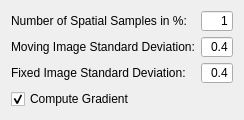
<?xml version="1.0" encoding="UTF-8"?>
<ui version="4.0">
 <class>QmitkMutualInformationMetricControls</class>
 <widget class="QWidget" name="QmitkMutualInformationMetricControls">
  <property name="geometry">
   <rect>
    <x>0</x>
    <y>0</y>
    <width>244</width>
    <height>120</height>
   </rect>
  </property>
  <property name="windowTitle">
   <string>Form</string>
  </property>
  <layout class="QVBoxLayout" name="verticalLayout">
   <item>
    <layout class="QHBoxLayout" name="_31">
     <item>
      <layout class="QVBoxLayout" name="_32">
       <item>
        <widget class="QLabel" name="textLabel7_2">
         <property name="font">
          <font>
           <weight>50</weight>
           <bold>false</bold>
          </font>
         </property>
         <property name="text">
          <string>Number of Spatial Samples in %:</string>
         </property>
         <property name="wordWrap">
          <bool>false</bool>
         </property>
        </widget>
       </item>
       <item>
        <widget class="QLabel" name="textLabel8_2">
         <property name="font">
          <font>
           <weight>50</weight>
           <bold>false</bold>
          </font>
         </property>
         <property name="text">
          <string>Moving Image Standard Deviation:</string>
         </property>
         <property name="wordWrap">
          <bool>false</bool>
         </property>
        </widget>
       </item>
       <item>
        <widget class="QLabel" name="textLabel9_2">
         <property name="font">
          <font>
           <weight>50</weight>
           <bold>false</bold>
          </font>
         </property>
         <property name="text">
          <string>Fixed Image Standard Deviation:</string>
         </property>
         <property name="wordWrap">
          <bool>false</bool>
         </property>
        </widget>
       </item>
      </layout>
     </item>
     <item>
      <layout class="QVBoxLayout" name="_33">
       <item>
        <widget class="QLineEdit" name="m_NumberOfSpatialSamplesMutualInformation">
         <property name="minimumSize">
          <size>
           <width>0</width>
           <height>20</height>
          </size>
         </property>
         <property name="font">
          <font>
           <weight>50</weight>
           <bold>false</bold>
          </font>
         </property>
         <property name="text">
          <string>1</string>
         </property>
         <property name="alignment">
          <set>Qt::AlignRight</set>
         </property>
        </widget>
       </item>
       <item>
        <widget class="QLineEdit" name="m_FixedImageStandardDeviationMutualInformation">
         <property name="minimumSize">
          <size>
           <width>0</width>
           <height>20</height>
          </size>
         </property>
         <property name="font">
          <font>
           <weight>50</weight>
           <bold>false</bold>
          </font>
         </property>
         <property name="text">
          <string>0.4</string>
         </property>
         <property name="alignment">
          <set>Qt::AlignRight</set>
         </property>
        </widget>
       </item>
       <item>
        <widget class="QLineEdit" name="m_MovingImageStandardDeviationMutualInformation">
         <property name="minimumSize">
          <size>
           <width>0</width>
           <height>20</height>
          </size>
         </property>
         <property name="font">
          <font>
           <weight>50</weight>
           <bold>false</bold>
          </font>
         </property>
         <property name="text">
          <string>0.4</string>
         </property>
         <property name="alignment">
          <set>Qt::AlignRight</set>
         </property>
        </widget>
       </item>
      </layout>
     </item>
    </layout>
   </item>
   <item>
    <widget class="QCheckBox" name="m_ComputeGradient">
     <property name="minimumSize">
      <size>
       <width>0</width>
       <height>20</height>
      </size>
     </property>
     <property name="font">
      <font>
       <weight>50</weight>
       <bold>false</bold>
      </font>
     </property>
     <property name="text">
      <string>Compute Gradient</string>
     </property>
     <property name="checked">
      <bool>true</bool>
     </property>
    </widget>
   </item>
  </layout>
 </widget>
 <resources/>
 <connections/>
</ui>
